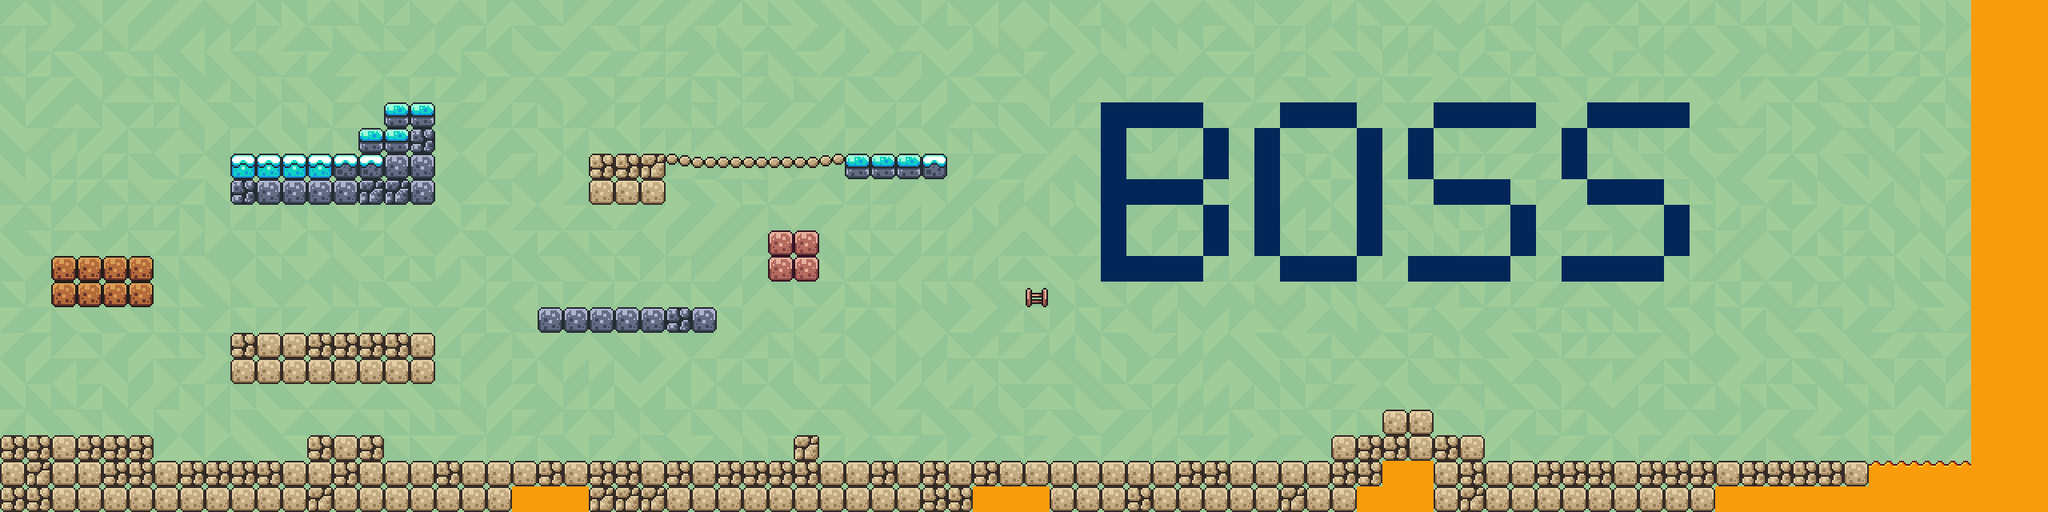

Rendered tile map (Tiled .tmx) drawn with the repository's tilesets; below, a short description and the map source with its tile grids summarised:
An orthogonal 80x20 tile map with 32x32 px tiles, 3 tile layers (Background, Dragon, Terrain), 5 hidden layers not drawn, 9 tilesets.

<map version="1.10" tiledversion="1.11.2" orientation="orthogonal" renderorder="right-down" width="80" height="20" tilewidth="32" tileheight="32" infinite="0" nextlayerid="13" nextobjectid="1">
 <tileset firstgid="1" source="Background.tsx" />
 <tileset firstgid="5" source="../../Collectables/Coin.tsx" />
 <tileset firstgid="6" source="Blocks.tsx" />
 <tileset firstgid="262" source="Buildings.tsx" />
 <tileset firstgid="504" source="portalrep.tsx" />
 <tileset firstgid="505" source="../level4/Blocks.tsx" />
 <tileset firstgid="761" source="../level2/Background.tsx" />
 <tileset firstgid="765" source="../level1/Blocks.tsx" />
 <tileset firstgid="1021" source="../level3/bobjet.tsx" />
 <layer id="2" name="Background" width="80" height="20">
  <data>[1600 cells, 1600 non-empty, 6 distinct tile ids]</data>
 </layer>
 <layer id="8" name="Decoration" width="80" height="20" visible="0">
  <data>[1600 cells, 48 non-empty, 10 distinct tile ids]</data>
 </layer>
 <layer id="7" name="Teleporter" width="80" height="20" visible="0">
  <data>[1600 cells, 10 non-empty, 3 distinct tile ids]</data>
 </layer>
 <layer id="11" name="Dragon" width="80" height="20">
  <data>[1600 cells, 1 non-empty, 1 distinct tile ids]</data>
 </layer>
 <layer id="9" name="Portal" width="80" height="20" visible="0">
  <data>[1600 cells, 0 non-empty, 0 distinct tile ids]</data>
 </layer>
 <layer id="10" name="Enemy" width="80" height="20" visible="0">
  <data>[1600 cells, 1 non-empty, 1 distinct tile ids]</data>
 </layer>
 <layer id="3" name="Terrain" width="80" height="20">
  <data>[1600 cells, 305 non-empty, 22 distinct tile ids]</data>
 </layer>
 <layer id="6" name="Collectibles" width="80" height="20" visible="0">
  <data>[1600 cells, 0 non-empty, 0 distinct tile ids]</data>
 </layer>
</map>
